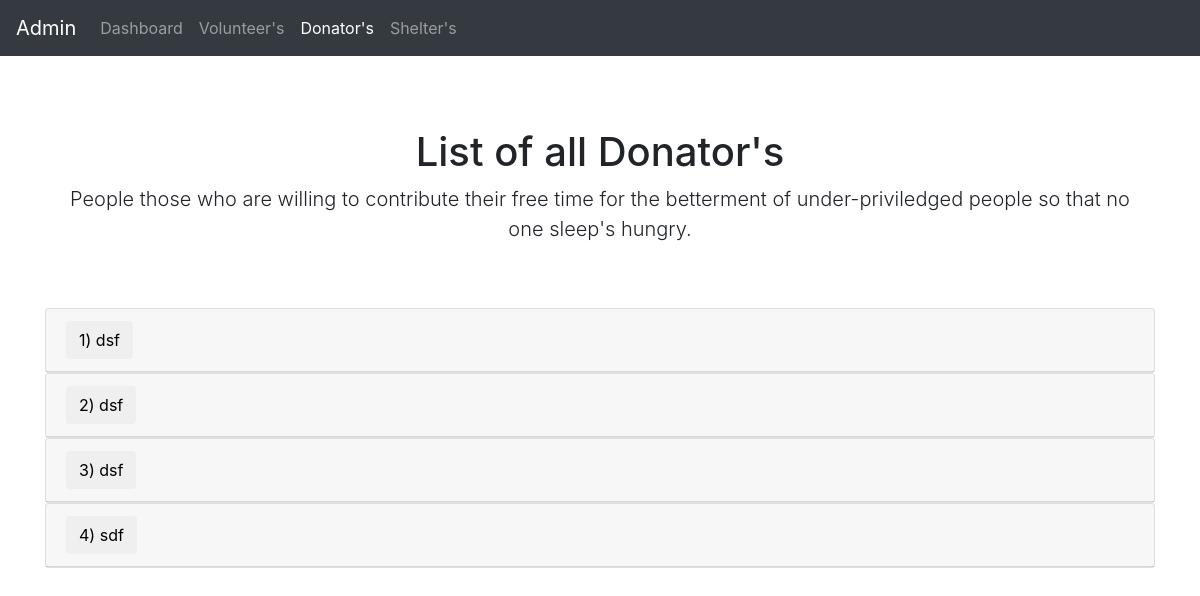
Before: /render_donator_data (signed in) with the older database file.
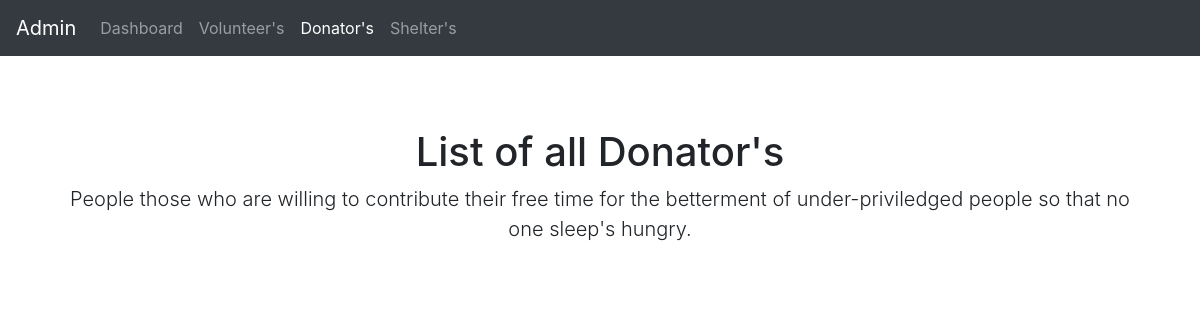
After: the same page with the newer database file.
### feedingindia/models.py (models this page shows, shortened)
class Donater(models.Model):
    partnering_entity = models.CharField(max_length = 250,null=True)
    institution = models.CharField(max_length=250, null=True)
    name = models.CharField(max_length = 100 , null=True)
    contact = models.CharField(max_length = 250,null=True)
    email = models.EmailField(max_length=70, blank=True, null=True)
    designation = models.CharField(max_length = 250,null=True)
    address = models.CharField(max_length=250, null=True)
    pincode = models.IntegerField()
    additional = models.CharField(max_length=1000, null=True)
    latitude = models.CharField(max_length=1000, null=True)
    longitude = models.CharField(max_length=1000, null=True)

### feedingindia/views.py (the view)
# urls.py: url(r'^render_donator_data$','feedingindia.views.render_donator_data',name='render_donator_data'),
@login_required
def render_donator_data(request):
  donater_instance = Donater.objects.all()
  context_dict={}
  arr = []
  for i in donater_instance:
    donater_data = {}
    donater_data['partnering_entity'] = i.partnering_entity
    donater_data['institution'] = i.institution
    donater_data['name'] = i.name
    donater_data['contact'] = i.contact
    donater_data['email'] = i.email
    donater_data['designation'] = i.designation
    donater_data['address'] = i.address
    donater_data['pincode'] = i.pincode
    donater_data['additional'] = i.additional
    arr.append(donater_data)
  context_dict['arr'] = arr
  print(context_dict)
  return render(request, 'folder/dashboard/all_donators.html', context_dict)

### templates/folder/dashboard/all_donators.html (shortened to what this page needs)
<!doctype html>
{% load staticfiles %}
<html lang="en">
  <head>
    <link href="https://getbootstrap.com/docs/4.0/dist/css/bootstrap.min.css" rel="stylesheet">
    <link href="{% static 'starter-template.css' %}" rel="stylesheet">
  </head>
  <body>
    <nav class="navbar navbar-expand-md navbar-dark bg-dark fixed-top">
      <a class="navbar-brand" href="#">Admin</a>
      <div class="collapse navbar-collapse" id="navbarsExampleDefault">
        <ul class="navbar-nav mr-auto">
          <li class="nav-item">
            <a class="nav-link" href="/dashboard">Dashboard</span></a>
          </li>
          <li class="nav-item">
            <a class="nav-link" href="/render_volunteer_data">Volunteer's</a>
          </li>
          <li class="nav-item">
            <a class="nav-link active" href="/render_donator_data">Donator's</span></a>
          </li>
          <li class="nav-item">
            <a class="nav-link" href="/render_shelter_data_private">Shelter's</span></a>
          </li>
        </ul>
      </div>
    </nav>
    <main role="main" class="container">
      <div class="starter-template">
        <h1>List of all Donator's</h1>
        <p class="lead">People those who are willing to contribute their free time for the betterment of under-priviledged people so that no one sleep's hungry.</p>
      </div>
{% for item in arr %}
  <div class="card">
    <div class="card-header" id="headingOne">
      <h5 class="mb-0">
        <button class="btn collapsed" data-toggle="collapse" data-target="#collapse{{ forloop.counter }}" aria-expanded="false" aria-controls="collapseOne">
         {{forloop.counter}}) {{item.name}}
        </button>
      </h5>
    </div>
  </div>
{% endfor %}
    </main>
  </body>
</html>

Changed rows visible on the page:
removed Donater: name "dsf"
removed Donater: name "dsf"
removed Donater: name "dsf"
removed Donater: name "sdf"
Other visible differences:
list line gone: "1 )"
list line gone: "2 )"
list line gone: "3 )"
list line gone: "4 )"
